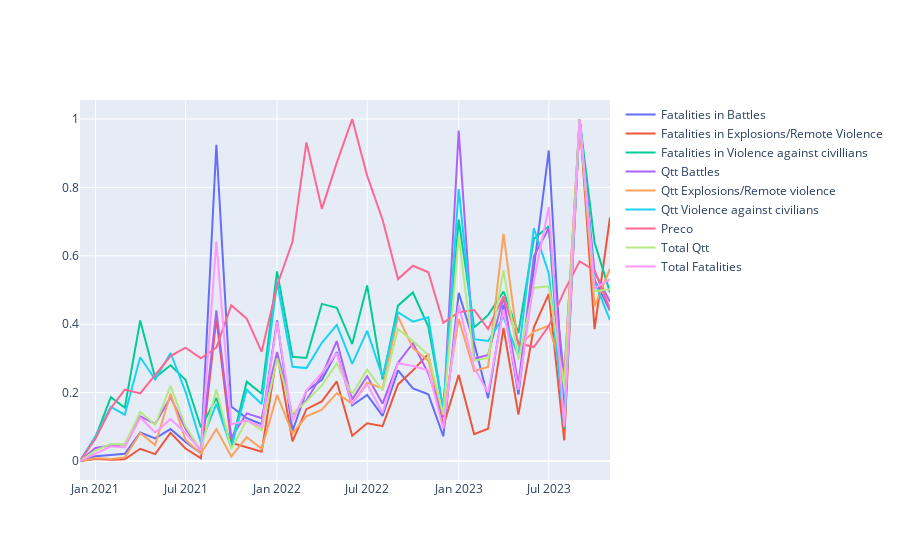

Notebook source saved alongside this figure:
### Code cell
df_conflitos_mundiais['dt_year_month'] = [x.replace(day=1) for x in df_conflitos_mundiais.Date]
df_grouped_conf_mund = df_conflitos_mundiais.groupby('dt_year_month').agg({
    'Fatalities in Battles':'sum'
    ,'Fatalities in Explosions/Remote Violence':'sum'
    ,'Fatalities in Violence against civillians':'sum'
    ,'Qtt Battles':'sum'
    ,'Qtt Explosions/Remote violence':'sum'
    ,'Qtt Violence against civilians':'sum'
    ,'Preco':'mean'
}).reset_index()
df_grouped_conf_mund['Total Fatalities'] = df_grouped_conf_mund['Fatalities in Battles'] + df_grouped_conf_mund['Fatalities in Explosions/Remote Violence'] + df_grouped_conf_mund['Fatalities in Violence against civillians']
df_grouped_conf_mund['Total Qtt'] = df_grouped_conf_mund['Qtt Battles'] + df_grouped_conf_mund['Qtt Explosions/Remote violence'] + df_grouped_conf_mund['Qtt Violence against civilians']
cols_to_reescale = ['Fatalities in Battles','Fatalities in Explosions/Remote Violence','Fatalities in Violence against civillians', 'Qtt Battles','Qtt Explosions/Remote violence','Qtt Violence against civilians', 'Preco','Total Qtt','Total Fatalities']
scaler = MinMaxScaler()
df_grouped_conf_mund[["minmax_"+x for x in cols_to_reescale]] = scaler.fit_transform(df_grouped_conf_mund[cols_to_reescale])

fig = go.Figure()

for col in cols_to_reescale:
    fig.add_trace(go.Scatter(
        x=df_grouped_conf_mund['dt_year_month'], y=df_grouped_conf_mund["minmax_"+col],
        mode='lines', yaxis='y', name=col.replace('minmax_','')
        #, custom_data=['year', config.DICT_Y[stat][0], 'country_code']
        )
    )

# hide axes
fig.update_layout(
    hovermode='x unified',
)

fig
